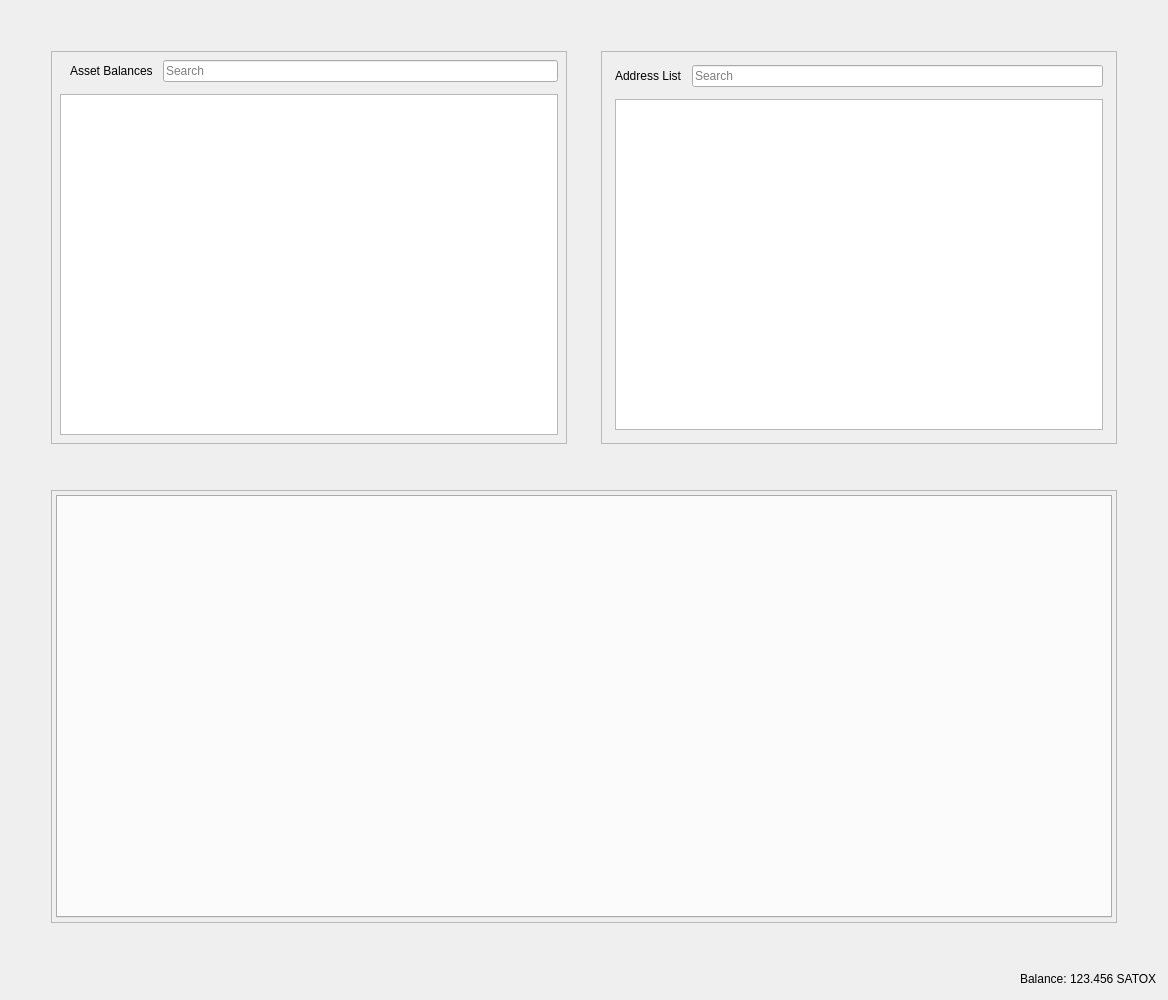
<?xml version="1.0" encoding="UTF-8"?>
<ui version="4.0">
 <class>RestrictedAssetsDialog</class>
 <widget class="QDialog" name="RestrictedAssetsDialog">
  <property name="geometry">
   <rect>
    <x>0</x>
    <y>0</y>
    <width>1168</width>
    <height>1000</height>
   </rect>
  </property>
  <property name="windowTitle">
   <string>Send Coins</string>
  </property>
  <layout class="QVBoxLayout" name="verticalLayout">
   <item>
    <layout class="QHBoxLayout" name="horizontalLayout">
     <property name="spacing">
      <number>34</number>
     </property>
     <property name="leftMargin">
      <number>40</number>
     </property>
     <property name="topMargin">
      <number>40</number>
     </property>
     <property name="rightMargin">
      <number>40</number>
     </property>
     <property name="bottomMargin">
      <number>40</number>
     </property>
     <item>
      <widget class="QFrame" name="frameAssetBalance">
       <property name="frameShape">
        <enum>QFrame::StyledPanel</enum>
       </property>
       <property name="frameShadow">
        <enum>QFrame::Raised</enum>
       </property>
       <layout class="QVBoxLayout" name="verticalLayout_7">
        <property name="spacing">
         <number>12</number>
        </property>
        <property name="leftMargin">
         <number>4</number>
        </property>
        <property name="topMargin">
         <number>4</number>
        </property>
        <property name="rightMargin">
         <number>4</number>
        </property>
        <property name="bottomMargin">
         <number>4</number>
        </property>
        <item>
         <layout class="QVBoxLayout" name="verticalLayout_4">
          <property name="spacing">
           <number>12</number>
          </property>
          <property name="leftMargin">
           <number>4</number>
          </property>
          <property name="topMargin">
           <number>4</number>
          </property>
          <property name="rightMargin">
           <number>4</number>
          </property>
          <property name="bottomMargin">
           <number>4</number>
          </property>
          <item>
           <layout class="QHBoxLayout" name="horizontalLayout_8">
            <property name="spacing">
             <number>10</number>
            </property>
            <property name="leftMargin">
             <number>10</number>
            </property>
            <item>
             <widget class="QLabel" name="labelAssetBalance">
              <property name="text">
               <string>Asset Balances</string>
              </property>
             </widget>
            </item>
            <item>
             <widget class="QLineEdit" name="lineEditAssetSearch">
              <property name="placeholderText">
               <string>Search</string>
              </property>
             </widget>
            </item>
           </layout>
          </item>
          <item>
           <widget class="QTableView" name="listAssets"/>
          </item>
         </layout>
        </item>
       </layout>
      </widget>
     </item>
     <item>
      <widget class="QFrame" name="frameAddressList">
       <property name="frameShape">
        <enum>QFrame::StyledPanel</enum>
       </property>
       <property name="frameShadow">
        <enum>QFrame::Raised</enum>
       </property>
       <layout class="QVBoxLayout" name="verticalLayout_10">
        <property name="spacing">
         <number>12</number>
        </property>
        <item>
         <layout class="QVBoxLayout" name="verticalLayout_9">
          <property name="spacing">
           <number>12</number>
          </property>
          <property name="leftMargin">
           <number>4</number>
          </property>
          <property name="topMargin">
           <number>4</number>
          </property>
          <property name="rightMargin">
           <number>4</number>
          </property>
          <property name="bottomMargin">
           <number>4</number>
          </property>
          <item>
           <layout class="QHBoxLayout" name="horizontalLayout_9">
            <property name="spacing">
             <number>10</number>
            </property>
            <property name="leftMargin">
             <number>0</number>
            </property>
            <property name="topMargin">
             <number>0</number>
            </property>
            <property name="rightMargin">
             <number>0</number>
            </property>
            <property name="bottomMargin">
             <number>0</number>
            </property>
            <item>
             <widget class="QLabel" name="labelAddressList">
              <property name="text">
               <string>Address List</string>
              </property>
             </widget>
            </item>
            <item>
             <widget class="QLineEdit" name="lineEditAddressSearch">
              <property name="placeholderText">
               <string>Search</string>
              </property>
             </widget>
            </item>
           </layout>
          </item>
          <item>
           <widget class="QTableView" name="myAddressList"/>
          </item>
         </layout>
        </item>
       </layout>
      </widget>
     </item>
    </layout>
   </item>
   <item>
    <layout class="QHBoxLayout" name="horizontalLayout_4">
     <property name="spacing">
      <number>34</number>
     </property>
     <property name="leftMargin">
      <number>40</number>
     </property>
     <property name="topMargin">
      <number>0</number>
     </property>
     <property name="rightMargin">
      <number>40</number>
     </property>
     <property name="bottomMargin">
      <number>40</number>
     </property>
     <item>
      <widget class="QFrame" name="tabFrame">
       <property name="frameShape">
        <enum>QFrame::StyledPanel</enum>
       </property>
       <property name="frameShadow">
        <enum>QFrame::Raised</enum>
       </property>
       <layout class="QVBoxLayout" name="verticalLayout_8">
        <property name="spacing">
         <number>12</number>
        </property>
        <property name="leftMargin">
         <number>4</number>
        </property>
        <property name="topMargin">
         <number>4</number>
        </property>
        <property name="rightMargin">
         <number>4</number>
        </property>
        <property name="bottomMargin">
         <number>4</number>
        </property>
        <item>
         <widget class="QTabWidget" name="tabWidget">
          <property name="tabPosition">
           <enum>QTabWidget::North</enum>
          </property>
          <property name="tabShape">
           <enum>QTabWidget::Rounded</enum>
          </property>
          <property name="currentIndex">
           <number>-1</number>
          </property>
          <property name="elideMode">
           <enum>Qt::ElideNone</enum>
          </property>
         </widget>
        </item>
       </layout>
      </widget>
     </item>
    </layout>
   </item>
   <item>
    <layout class="QHBoxLayout" name="horizontalLayout_2">
     <property name="spacing">
      <number>3</number>
     </property>
     <item>
      <spacer name="horizontalSpacer">
       <property name="orientation">
        <enum>Qt::Horizontal</enum>
       </property>
       <property name="sizeHint" stdset="0">
        <size>
         <width>40</width>
         <height>20</height>
        </size>
       </property>
      </spacer>
     </item>
     <item alignment="Qt::AlignRight">
      <widget class="QLabel" name="label">
       <property name="sizePolicy">
        <sizepolicy hsizetype="Preferred" vsizetype="Fixed">
         <horstretch>0</horstretch>
         <verstretch>0</verstretch>
        </sizepolicy>
       </property>
       <property name="text">
        <string>Balance:</string>
       </property>
      </widget>
     </item>
     <item alignment="Qt::AlignRight">
      <widget class="QLabel" name="labelBalance">
       <property name="sizePolicy">
        <sizepolicy hsizetype="Preferred" vsizetype="Fixed">
         <horstretch>0</horstretch>
         <verstretch>0</verstretch>
        </sizepolicy>
       </property>
       <property name="cursor">
        <cursorShape>IBeamCursor</cursorShape>
       </property>
       <property name="text">
        <string notr="true">123.456 SATOX</string>
       </property>
       <property name="textInteractionFlags">
        <set>Qt::LinksAccessibleByMouse|Qt::TextSelectableByKeyboard|Qt::TextSelectableByMouse</set>
       </property>
      </widget>
     </item>
    </layout>
   </item>
  </layout>
 </widget>
 <resources>
  <include location="../satoxcoin.qrc"/>
 </resources>
 <connections/>
</ui>
